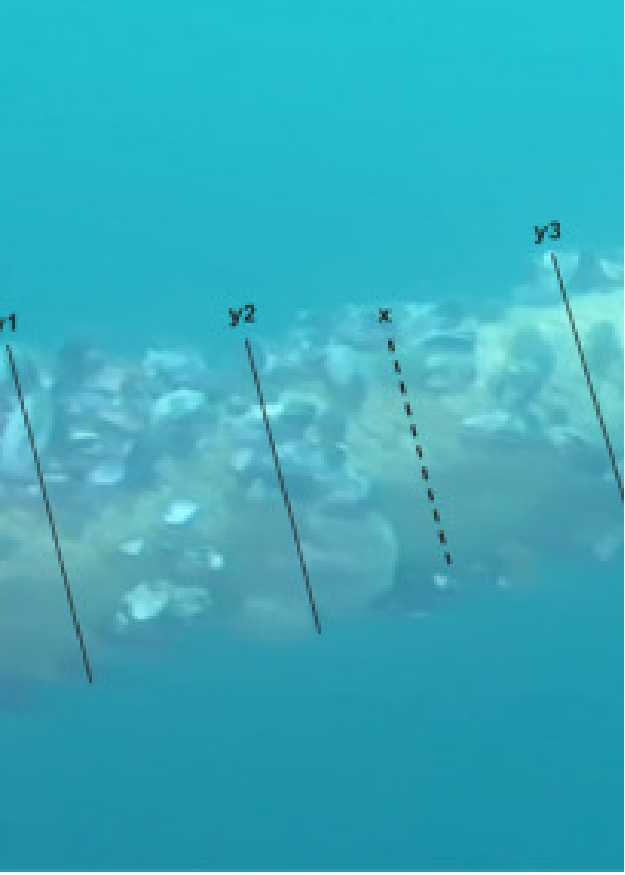
#> input picture middle.jpg, 625 x 875 px
$ python faker.py
#> lines starting #> are read from the running program, lines starting #| are printed output that depends on the picture; after the words box and inside, x2 and y2 are one past the last pixel; in counts of white or black regions, pixels touching at a corner belong together
# [16 lines of commented-out code are left out]

import cv2
import numpy as np

def detect_cable_position(image_path):
#> called with image_path = 'middle.jpg'
    img = cv2.imread(image_path)
#> img is the input picture: shape (875, 625, 3); mean B, G, R 188.7, 171.5, 55.6

    if img is None:
        print("图片读取失败")
        return "center"

    # 转灰度
    gray = cv2.cvtColor(img, cv2.COLOR_BGR2GRAY)
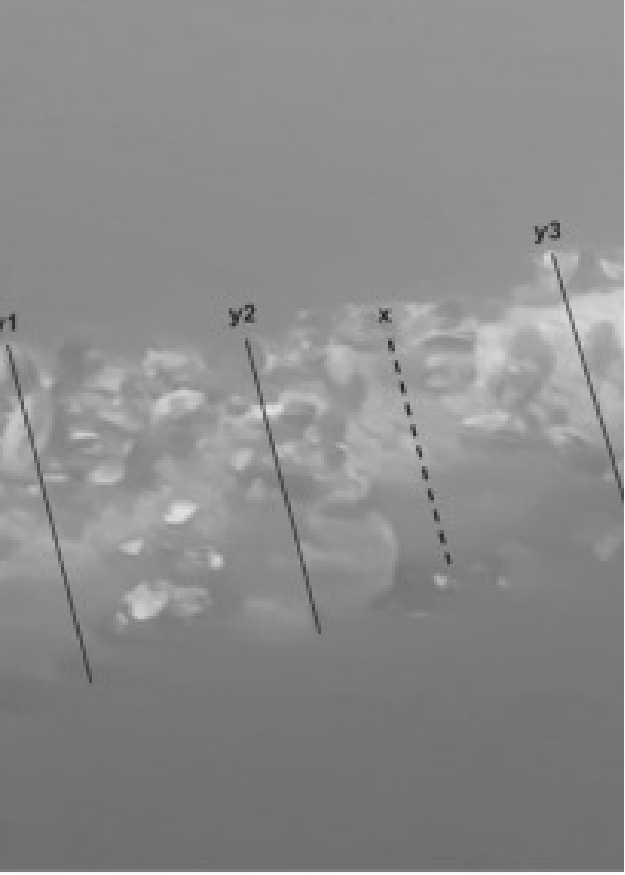
#> gray: shape (875, 625); min 16, max 254, mean 138.8

    # 简单二值化（假设缆是亮/暗）
    _, thresh = cv2.threshold(gray, 100, 255, cv2.THRESH_BINARY_INV)
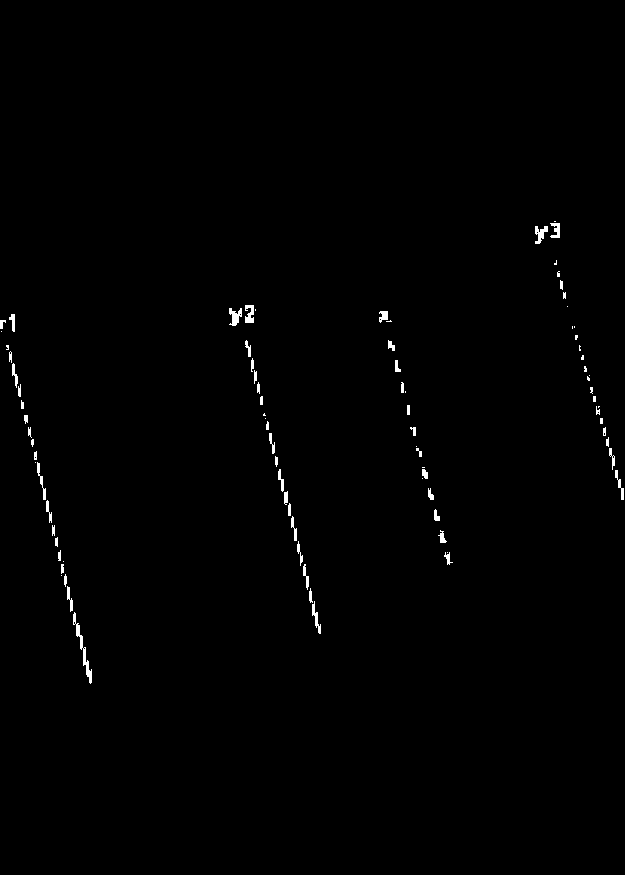
#> thresh: shape (875, 625); 0.59% white; 88 white regions (32 under 20 px), largest, box (x1, y1, x2, y2) and area: (73, 612, 92, 684) 263, (229, 308, 242, 326) 138, (535, 226, 548, 244) 128

    h, w = thresh.shape
#> h = 875; w = 625

    # 分三块
    left = thresh[:, :w//3]
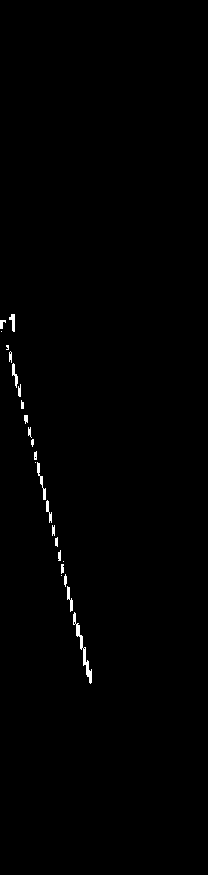
#> left: shape (875, 208); 0.55% white; 24 white regions (6 under 20 px), largest, box (x1, y1, x2, y2) and area: (73, 612, 92, 684) 263, (37, 462, 46, 500) 100, (67, 586, 73, 612) 75
    center = thresh[:, w//3:2*w//3]
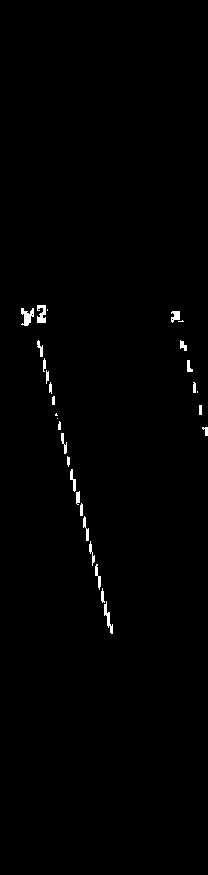
#> center: shape (875, 208); 0.73% white; 29 white regions (5 under 20 px), largest, box (x1, y1, x2, y2) and area: (21, 308, 34, 326) 138, (37, 305, 46, 323) 122, (104, 601, 113, 634) 108
    right = thresh[:, 2*w//3:]
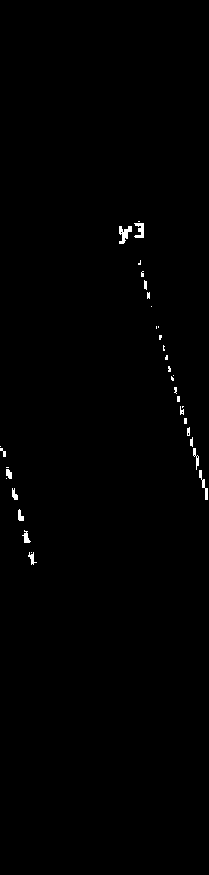
#> right: shape (875, 209); 0.5% white; 35 white regions (21 under 20 px), largest, box (x1, y1, x2, y2) and area: (119, 226, 132, 244) 128, (134, 223, 144, 238) 96, (199, 470, 208, 500) 88

    # 统计“缆”的像素数量
    left_sum = np.sum(left)
#> left_sum = 257040
    center_sum = np.sum(center)
#> center_sum = 336855
    right_sum = np.sum(right)
#> right_sum = 232050

    # 判断位置
    if left_sum > center_sum and left_sum > right_sum:
        return "left"
    elif right_sum > center_sum and right_sum > left_sum:
        return "right"
    else:
        return "center"


# 测试
result = detect_cable_position("middle.jpg")
print("AI输出:", result)

$ run again, with left.jpg copied over middle.jpg
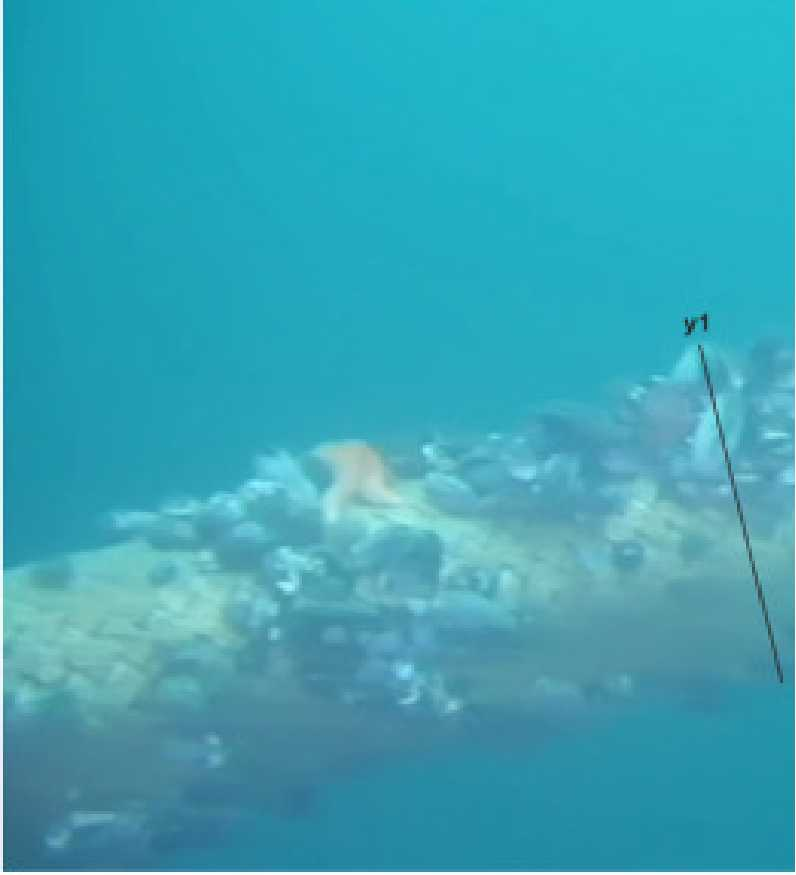
#> input picture left.jpg, 796 x 875 px
#> in detect_cable_position, img is the input picture: shape (875, 796, 3); mean B, G, R 183.1, 164.8, 56.2
#> in detect_cable_position, `_, thresh = cv2.threshold(gray, 100, 255, cv2.THRESH_BINARY_INV)`:
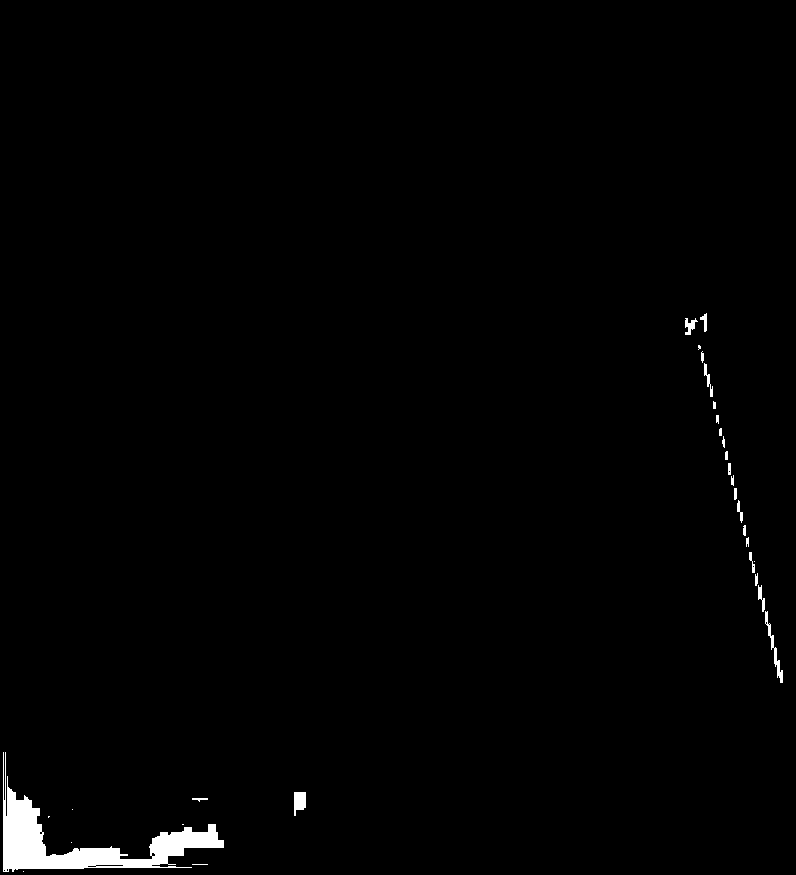
#> thresh: shape (875, 796); 1.1% white; 30 white regions (8 under 20 px), largest, box (x1, y1, x2, y2) and area: (3, 752, 224, 872) 6138, (765, 611, 783, 683) 258, (294, 792, 306, 816) 224
#> left: shape (875, 265); 2.7% white; 8 white regions (6 under 20 px), largest, box (x1, y1, x2, y2) and area: (3, 752, 224, 872) 6138, (192, 798, 208, 802) 35
#> center: shape (875, 265); 0.1% white; 1 white region, box (x1, y1, x2, y2) and area: (29, 792, 41, 816) 224
#> in detect_cable_position, `right = thresh[:, 2*w//3:]`:
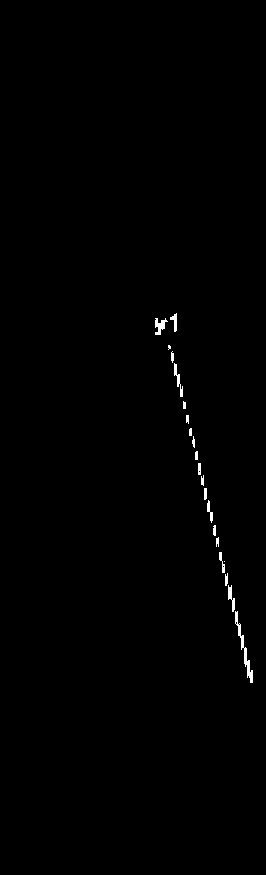
#> right: shape (875, 266); 0.47% white; 21 white regions (2 under 20 px), largest, box (x1, y1, x2, y2) and area: (235, 611, 253, 683) 258, (155, 318, 168, 335) 116, (174, 363, 183, 397) 103
#> left_sum = 1580235
#> center_sum = 57120
#> right_sum = 279735
